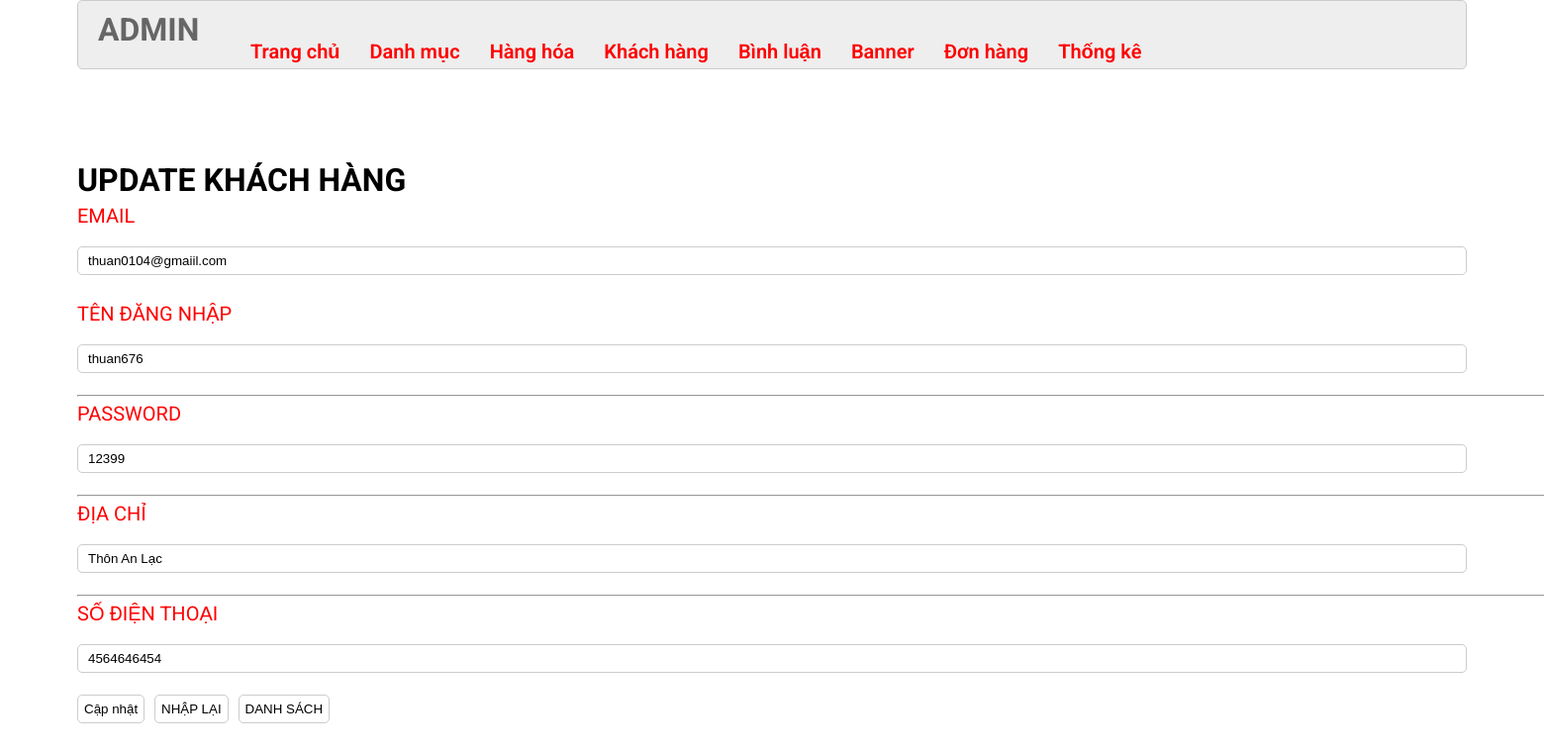
Screenshot of /admin/index.php?act=suakh&idkh=9 with the database file from the repository.
### tables this page shows
CREATE TABLE `taikhoan` (
  `id` int(11) NOT NULL,
  `user` varchar(255) NOT NULL,
  `pass` varchar(255) NOT NULL,
  `email` varchar(255) NOT NULL,
  `address` varchar(255) NOT NULL,
  `tel` varchar(20) DEFAULT NULL,
  `role` int(11) NOT NULL DEFAULT 0
);

### model/pdo.php (called while the page is built, shortened)
<?php
function pdo_get_connection(){
    $servername = "localhost";
    $username = "root";
    $password = "";
    try {
        $conn = new PDO("mysql:host=$servername;dbname=duan1", $username, $password);
        $conn->setAttribute(PDO::ATTR_ERRMODE, PDO::ERRMODE_EXCEPTION);
        return $conn;
    } catch(PDOException $e) {
        echo "Connection failed: " . $e->getMessage();
    }
}
function pdo_query_one($sql){
    $sql_args=array_slice(func_get_args(),1);
    try{
        $conn=pdo_get_connection();
        $stmt=$conn->prepare($sql);
        $stmt->execute($sql_args);
        $row=$stmt->fetch(PDO::FETCH_ASSOC);
        return $row;
    }
    catch(PDOException $e){
        throw $e;
    }
    finally{
        unset($conn);
    }
}
?>

### model/khachhang.php (called while the page is built, shortened)
<?php
function loadone_khachhang($id)
{
    $sql = "select * from taikhoan where id = $id";
    $result = pdo_query_one($sql);
    return $result;
}

### admin/khachhang/update.php (the view, shortened to what this page needs)
<?php
if (is_array($khachhang)) {
    extract($khachhang);
}
?>
<div class="row2">
    <div class="row2 font_title">
        <h1>UPDATE KHÁCH HÀNG</h1>
    </div>
    <div class="row2 form_content ">
        <form action="index.php?act=updatekh&id=<?php echo $id; ?>" method="POST" enctype="multipart/form-data">
            <div class="row2 mb10">
                <label>EMAIL</label> <br>
                <input type="text" name="email" value="<?php echo $email; ?>">
            </div>
            <div class="row2 mb10 form_content_container">
                <label>TÊN ĐĂNG NHẬP</label> <br>
                <input type="text" name="user" value="<?php echo  $user; ?>">
            </div>
            <hr>
            <div class="row2 mb10">
                <label>PASSWORD</label> <br>
                <input type="text" name="pass" value="<?php echo  $pass; ?>">
            </div>
            <hr>
            <div class="row2 mb10">
                <label>ĐỊA CHỈ</label> <br>
                <input type="text" name="address" value="<?php echo  $address; ?>">
            </div>
            <hr>
            <div class="row2 mb10">
                <label>SỐ ĐIỆN THOẠI</label> <br>
                <input type="text" name="tel" value="<?php echo  $tel; ?>">
                <br>
            </div>
            <div class="row mb10 ">
                <input type="submit" class="mr20" name="capnhatkh" value="Cập nhật">
                <input class="mr20" type="reset" value="NHẬP LẠI">
                <a href="index.php?act=listkh"><input class="mr20" type="button" value="DANH SÁCH"></a>
            </div>
        </form>
    </div>
</div>

### css/admin.css (style rules this page uses)
:root { --white-color: #fff; --black-color: #000; --text-color: #333; }
* { margin: 0; padding: 0; box-sizing: border-box; }
body { font-family: 'Roboto', sans-serif; }
.row { display: flex; width: 100%; }
.row2 { float: left; width: 100%; }
.mb10 { margin-bottom: 10px; }
form { text-align: center; }
.form_account input[type="email"], .form_account input[type="text"], .form_account input[type="password"], .form_content input[type="text"] { width: 100%; border: 1px solid #ccc; border-radius: 5px; padding: 6px 10px; margin-bottom: 12px; }
.form_account input[type="reset"], .form_account input[type="submit"], .form_content input[type="submit"], .form_content input[type="reset"], .form_content input[type="button"] { padding: 6px; background: white; border: 1px solid #CCC; border-radius: 5px; }
.mr20 { margin-right: 10px; }
label { display: flex; justify-content: start; font-size: 20px; color: red; margin-top: 5px; }

### admin/khachhang/update.php (style rules this page uses)
hr { width: 1500px; margin: auto; }

### rows the page displays
taikhoan: email "thuan0104@gmaiil.com", user "thuan676", pass "12399", address "Thôn An Lạc", tel "4564646454"
